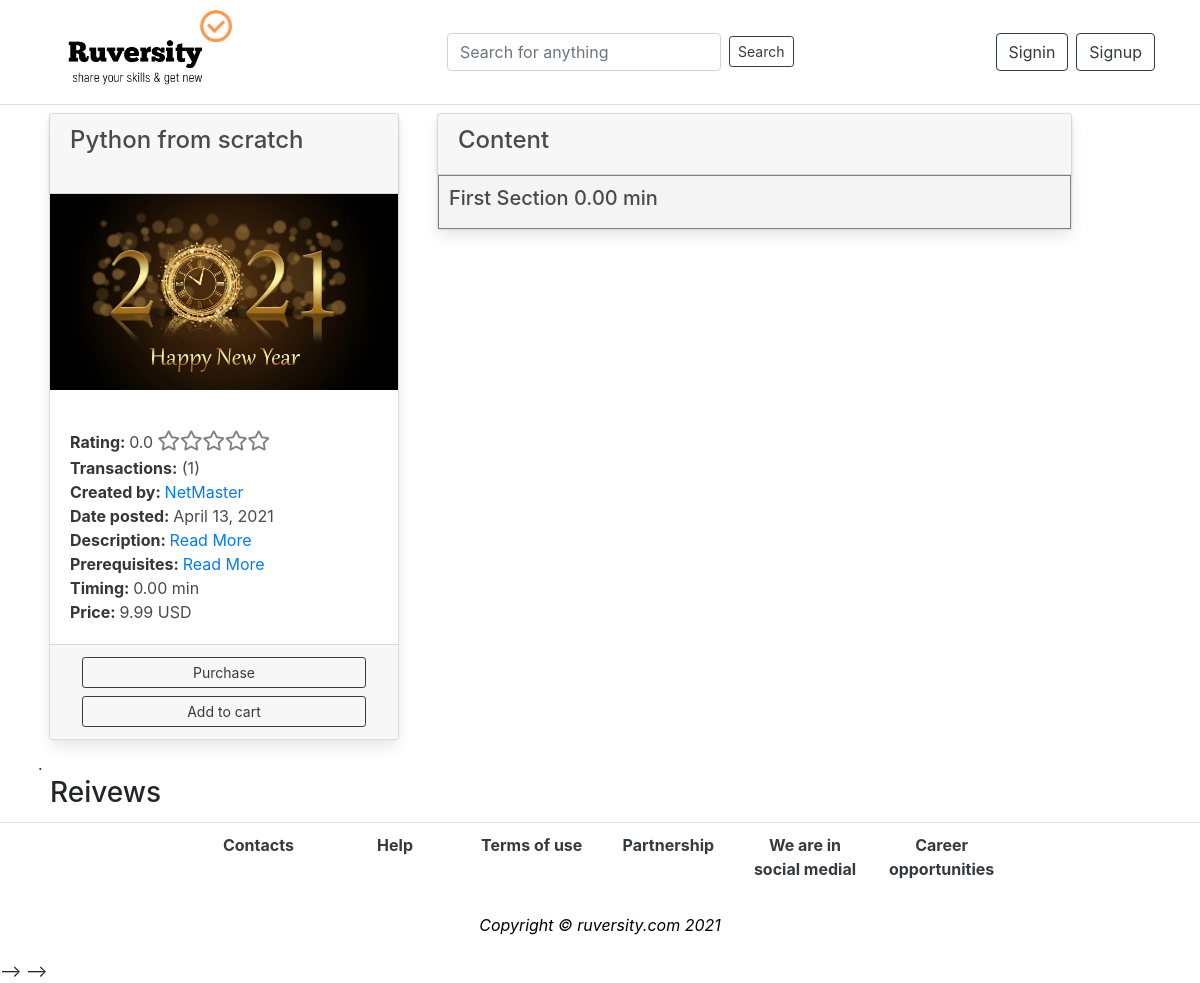
The app's page /subject/52, older data.
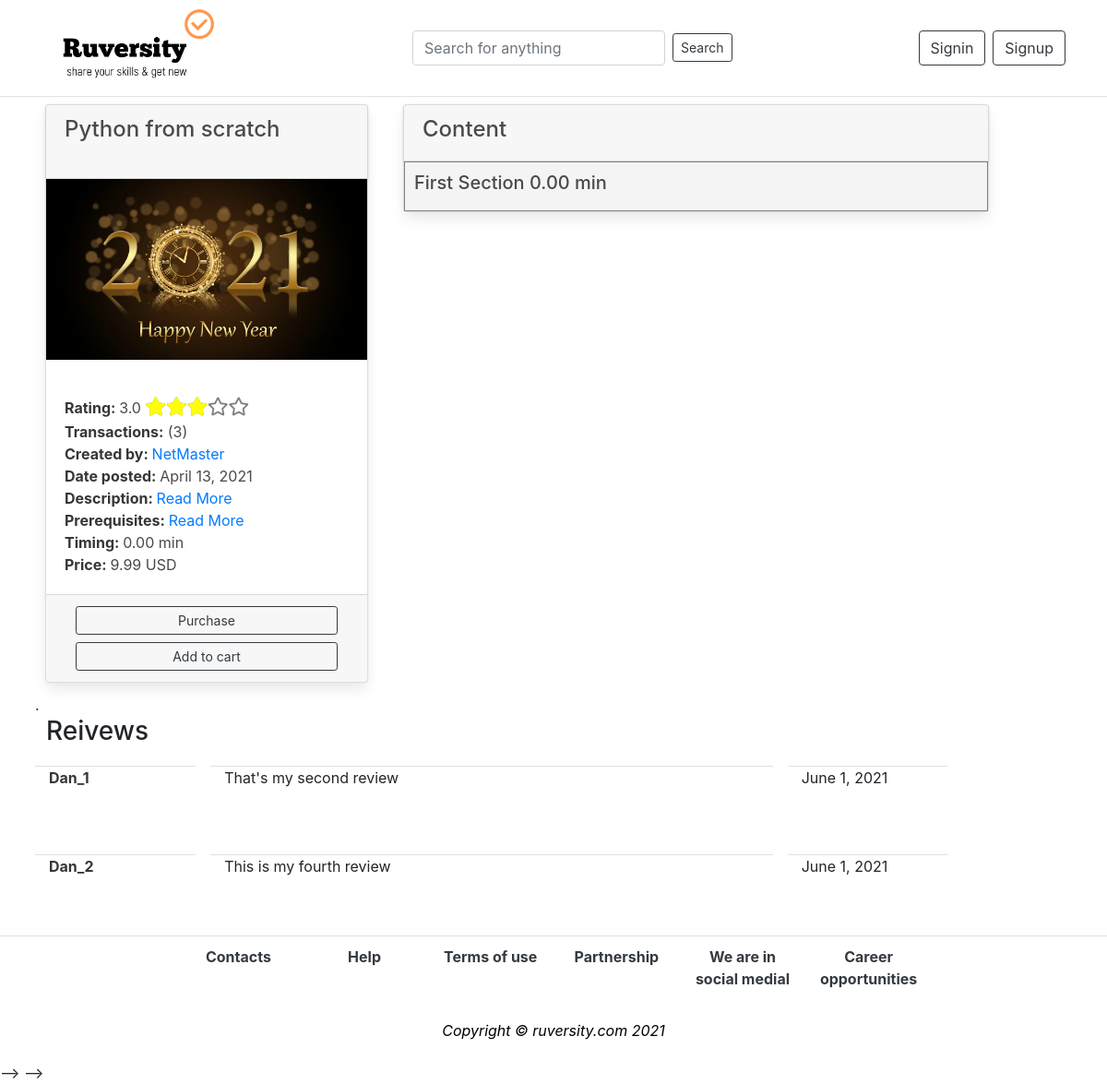
The same page, newer data.
### app_content/models.py (models this page shows, shortened)
class MainSubject(models.Model):
    category = models.ForeignKey(Category, on_delete=models.DO_NOTHING)
    title = models.CharField(max_length=100)
    description = models.TextField(null=True)
    prerequisite = models.TextField(null=True)
    date_posted = models.DateField(auto_now_add=True)
    thumbnail_file = models.FileField(upload_to='uploads')
    author = models.ForeignKey(User, on_delete=models.DO_NOTHING)
    price = models.ForeignKey(Price, on_delete=models.DO_NOTHING)
    language = models.ForeignKey(Language, on_delete=models.DO_NOTHING)
    percent = models.CharField(max_length=50, default='0%')
    total = models.IntegerField(default=0)  # Общее число баллов
    quantity = models.IntegerField(default=0)  # Кол-во оценок
    av_rating = models.DecimalField(max_digits=3, decimal_places=1, default=0)  # average rating
    transactions = models.IntegerField(default=0)#counter
    reviews = models.IntegerField(default=0)#counter
    ready = models.BooleanField(default=False)
    checked = models.BooleanField(default=False)
    blocked = models.BooleanField(default=False)
    discount_programs = models.BooleanField(default=True)
    length = models.DecimalField(max_digits=5, decimal_places=2, default=0)

class Section(models.Model):
    course = models.ForeignKey(MainSubject, on_delete=models.CASCADE)
    length = models.DecimalField(max_digits=5, decimal_places=2, default=0)
    title = models.CharField(max_length=100)

class Price(models.Model):
    regular = models.DecimalField(max_digits=5, decimal_places=2)
    discount = models.DecimalField(max_digits=5, decimal_places=2)

### app_reviews/models.py (models this page shows, shortened)
class Review (models.Model):
    content = models.TextField()
    author = models.ForeignKey(User, on_delete=models.CASCADE)
    date_posted = models.DateField(auto_now_add=True)
    subject = models.ForeignKey(MainSubject, on_delete=models.CASCADE)

### app_content/views.py (the view)
# urls.py: path('subject/<int:subject_id>', views.subject, name='subject'),
def subject(request, subject_id):
    subject = MainSubject.objects.get(id=subject_id)
    lectures = Lecture.objects.filter(subject=subject)
    sections = Section.objects.filter(course=subject)
    reviews = Review.objects.filter(subject=subject_id)
    if request.user.is_authenticated:
        if Transaction.objects.filter(course=subject, buyer=request.user).exists():
            transaction = Transaction.objects.get(
                course=subject, buyer=request.user)
            if Cart.objects.filter(subject=subject, user=request.user):
                cart = Cart.objects.get(subject=subject, user=request.user)
                context = {
                    'subject': subject,
                    'sections': sections,
                    'lectures': lectures,
                    'reviews': reviews,
                    'cart': cart,
                    'transaction': transaction,
                }
                return render(request, 'subject_page.html', context)
            else:
                context = {
                    'subject': subject,
                    'sections': sections,
                    'lectures': lectures,
                    'reviews': reviews,
                    'transaction': transaction,
                }
                return render(request, 'subject_page.html', context)
        else:
            if Cart.objects.filter(subject=subject, user=request.user):
                cart = Cart.objects.get(subject=subject, user=request.user)
                context = {
                    'subject': subject,
                    'sections': sections,
                    'lectures': lectures,
                    'reviews': reviews,
                    'cart': cart,
                }
                return render(request, 'subject_page.html', context)
            else:
                context = {
                    'subject': subject,
                    'sections': sections,
                    'lectures': lectures,
                    'reviews': reviews,
                }
                return render(request, 'subject_page.html', context)
    else:
        context = {
            'subject': subject,
            'sections': sections,
            'lectures': lectures,
            'reviews': reviews,
        }
        return render(request, 'subject_page.html', context)

### templates/subject_page.html (shortened to what this page needs)
{% extends 'base.html' %}
{% load humanize %}
{% block content %}
<div class="container">
<div class="row mt-1">
    <div class="col-4 m-1">
        <div class="card">
                <div class="card-header" style='min-height:5rem' >
                <h4>{{subject.title}}</h4>
                </div>
                <figure>
                    <img src="{{subject.thumbnail_file.url}}" alt="Placeholder image" class='card-image-top'>
                </figure>
    <div class="card-body">
        <div class="row">
        <div class="col">
        <strong>Rating: </strong>
         {{subject.av_rating}}
        <div class="stars-outer">
            <div class="stars-inner" style="width: {{subject.percent}}"></div>
        </div>
        </div>
        </div>
        <div class="row">
            <div class="col">
        <strong>Transactions:</strong> ({{subject.transactions}})
        </div>
        </div>
        <div class="row"><div class="col"><strong>Created by: </strong><a href="{% url 'author_page' subject.author.id %}">{{subject.author}}</a></div></div>
        <div class="row"><div class="col"><strong>Date posted: </strong>{{subject.date_posted}}</div></div>
        <div class="row">
            <div class="col">
                <strong>Description: </strong>
                <a href='#collapse-p' data-bs-toggle="collapse" data-target="#collapse-p">
                Read More
                </a>
                </div>
        </div>
            <div class="row">
            <div class="col">
                <strong>Prerequisites: </strong>
                <a href='#collapse-pr' data-bs-toggle="collapse" data-target="#collapse-pr">
                    Read More
                </a>
                </div>
                </div>
        <div class="row"><div class="col"><strong>Timing: </strong>{{subject.length}} min</div></div>
        <div class="row">
            <div class="col"><strong>Price: </strong> {{subject.price.discount}} USD</div>
        </div>
    </div>
{% if request.user == subject.author  %}
    <div class="card-footer">
        <h5 class=”text-left”>You are the author of the course. You can't buy it.<h5>
    </div>
{% elif transaction.buyer == request.user and transaction.course == subject %}
    <div class="card-footer">
        <h5 class=”text-left”>You have already bought the course. Get to MyCourses.<h5>
    </div>
{% else %}
    <div class="card-footer">
                <div class="col">
                    <div class="row mb-2">
        <a href="{% url 'pay_pal' subject.id %}">
            <button type="button" name="button" class='btn btn-sm btn-block btn-outline-dark'>
                Purchase
            </button>
        </a>
                </div>
            {% if cart.user != request.user and cart.subject != subject %}
                    <div class="row">
                <a href="{% url 'create_cart_item' subject.id %}">
                    <button type="button" name="button" class='btn btn-sm btn-block btn-outline-dark'>
                        Add to cart
                    </button>
                </a>
                </div>
            {% endif %}
            </div>
    </div>
{% endif %}
</div>
</div>
<div class="col-7 m-1">
    <div class="card">
        <div class="card-header"><h4>Content</h4></div>
{% for section in sections %}
        <div class="section_1">
        <h5 data-bs-toggle="collapse" data-bs-target='#section{{section.id}}'>{{section.title}} {{section.length}} min</h5>
        </div>
{% endfor %}
</div>
</div>
</div>
<div class="row mt-2 pl-2"> .
    <h3>Reivews</h3>
</div>
    <div class="row mt-1">
        <div class="col-11">
        {% for review in reviews %}
           <div class="row" style=" height: 6rem;">
                <div class="col-2 m-2 border-top">
                    <strong>{{review.author}}</strong>
                </div>
                <div class="col-7 m-2 border-top">
                {{review.content}}
                </div>
                <div class="col-2 m-2 border-top">
                    {{review.date_posted}}
                </div>
            </div>
        {% endfor %}
    </div>
    </div>
</div>
{% endblock %}

Row changes from the older to the newer data that the page shows:
changed MainSubject "Python from scratch": av_rating "0.0" → "3.0"; percent "0%" → "60.0%" (drawn); transactions "1" → "3"
added Review: author "Dan_1", content "That's my second review", date_posted "June 1, 2021"
added Review: author "Dan_2", content "This is my fourth review", date_posted "June 1, 2021"
